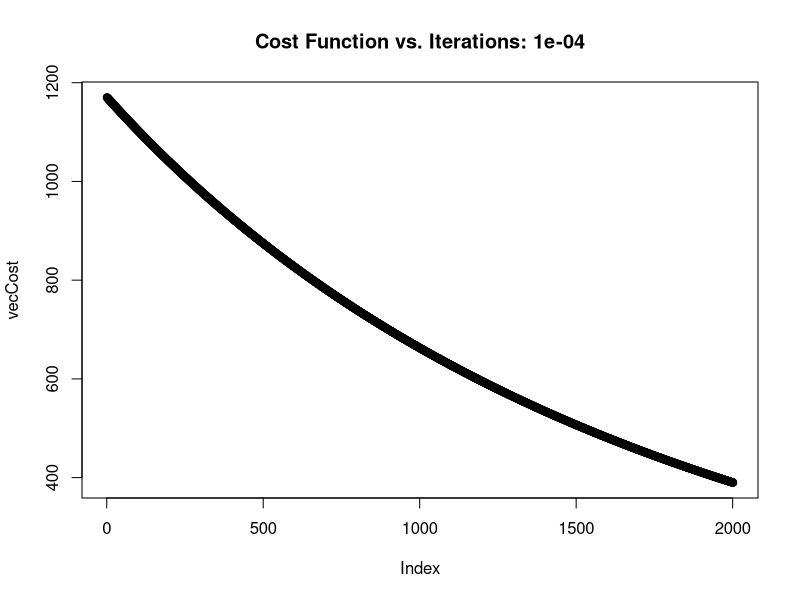
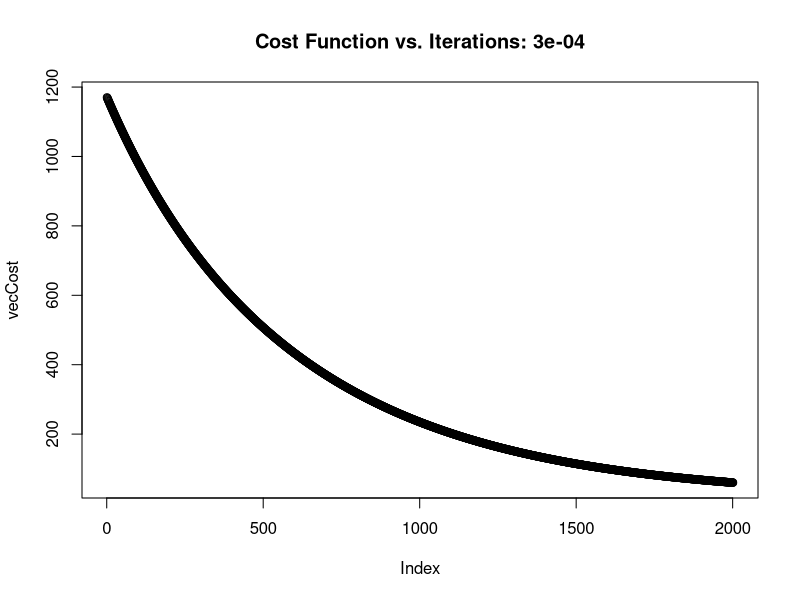
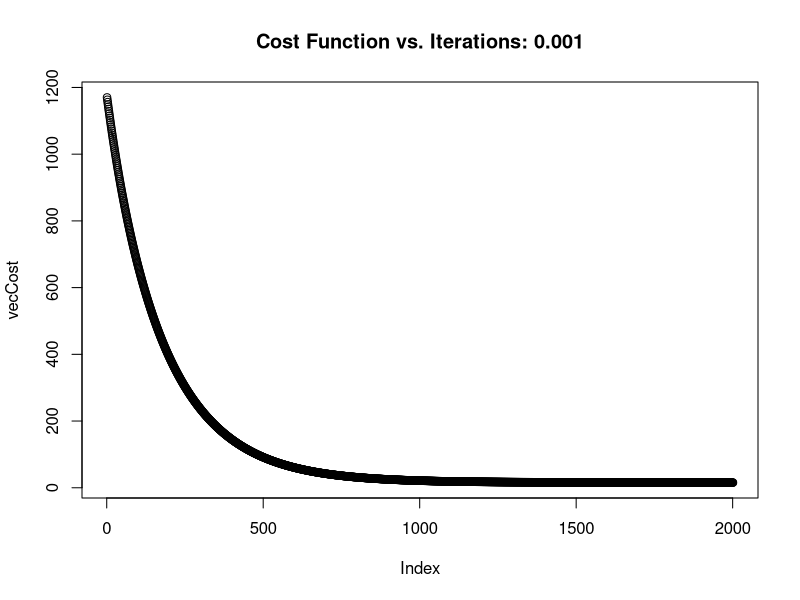
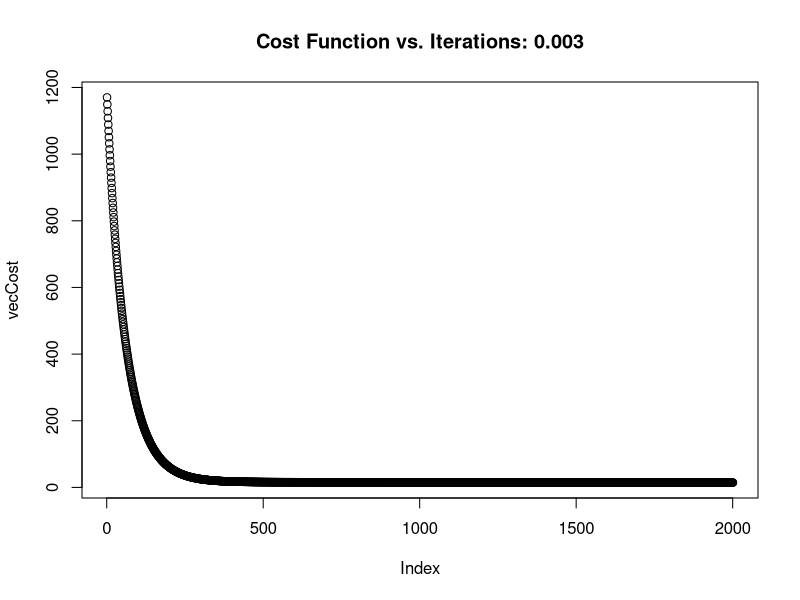
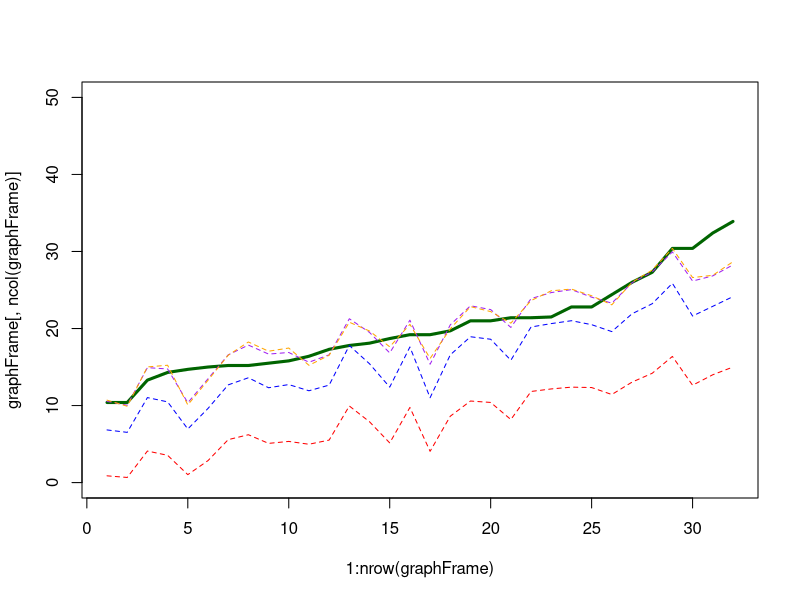

Write the R code that produced these figures, in order.
## ---- chunk 1
knitr::opts_chunk$set(echo = TRUE)
## ---- chunk 2
data(mtcars)
str(mtcars)

varPreds <- mtcars[,c("disp", "hp", "drat", "wt", "qsec")]
vecMPG <- mtcars$mpg
vecOnes <- rep(1, nrow(varPreds))

mtxX <- as.matrix(cbind(vecOnes, varPreds))
mtxY <- as.matrix(vecMPG)
mtxTheta <- matrix(data=1, nrow=ncol(mtxX), ncol=1)

str(mtxY)
str(mtxX)
str(mtxTheta)
## ---- chunk 3
mpgLM <- lm(vecMPG ~ ., data=varPreds)  # Includes intercept by R default, only a -1 kills that off
summary(mpgLM)
## ---- chunk 4
optTheta <- solve(t(mtxX) %*% mtxX) %*% t(mtxX) %*% mtxY
print(round(t(optTheta),4))
print(round(summary(mpgLM)$coef[,1],4))
## ---- chunk 5
gdTest <- function(gdX=mtxX, gdY=mtxY, alpha=0.001, nIter=2000) {
    nVar <- ncol(gdX)  # Count the column of 1 as a predictor, not that it really matters . . . 
    mtxTheta <- matrix(0, nrow=ncol(gdX), ncol=1)  # Set up a theta matrix
    
    # Standardize the X variables to be roughly -1 to 1
    meanX <- apply(gdX, 2, FUN=mean)
    sdX <- apply(gdX, 2, FUN=sd)
    
    for (intCtr in 2:nVar) {
        gdX[,intCtr] <- (gdX[,intCtr] - meanX[intCtr]) / sdX[intCtr]
    }
    
    # Set up the cost function vectors, and initialize with preliminary data
    vecCost <- rep(NA, nIter+1)
    vecCost[1] <- (0.5 / nVar) * sum((gdX %*% mtxTheta - gdY)^2)
    vecPartial <- rep(NA, nVar)
    
    for (intCtr in 1:nIter) {
        # Find the relevant partial derivatives without doing anything to mtxTheta
        for (varNum in 1:nVar) {
            vecPartial[varNum] <- sum((gdX %*% mtxTheta - gdY) * gdX[,varNum])
        }
        # Use the relevant partial derivatives to update mtxTheta
        for (varNum in 1:nVar) {
            mtxTheta[varNum, 1] <- mtxTheta[varNum, 1] - alpha/(2 * nVar) * vecPartial[varNum]
        }
        # Update the cost vector, using slot intCtr + 1
        vecCost[intCtr + 1] <- (0.5 / nVar) * sum((gdX %*% mtxTheta - gdY)^2)
    }
    
    plot(vecCost, main=paste0("Cost Function vs. Iterations: ",alpha))
    print(paste0("Intercept: ",round(mtxTheta[1,1],4)))
    print(round(mtxTheta[-1,1] / sdX[-1],4))
    
    return(gdX %*% mtxTheta)
}

y0001 <- gdTest(alpha=0.0001)
y0003 <- gdTest(alpha=0.0003)
y0010 <- gdTest(alpha=0.001)
y0030 <- gdTest(alpha=0.003)
## ---- chunk 6
graphFrame <- cbind(y0001[,1], y0003[,1], y0010[,1], y0030[,1], mtcars$mpg)
graphFrame <- graphFrame[order(graphFrame[,ncol(graphFrame)]),]
plot(x=1:nrow(graphFrame), y=graphFrame[,ncol(graphFrame)], type="l", 
     col="dark green", lwd=3, ylim=c(0,50)
     )
lines(x=1:nrow(graphFrame), y=graphFrame[,1], col="red", lty=2)
lines(x=1:nrow(graphFrame), y=graphFrame[,2], col="blue", lty=2)
lines(x=1:nrow(graphFrame), y=graphFrame[,3], col="purple", lty=2)
lines(x=1:nrow(graphFrame), y=graphFrame[,4], col="orange", lty=2)
## ---- chunk 7
rmseLM <- sqrt(mean((summary(mpgLM)$residuals)^2))
rmseMod <- rep(0, ncol(graphFrame)-1)
for (intCtr in 1:(ncol(graphFrame)-1)) {
    rmseMod[intCtr] <- sqrt(mean((graphFrame[,ncol(graphFrame)] - graphFrame[,intCtr])^2))
}

print(paste0("RMSE from LM: ",round(rmseLM,3)))
print(paste0("RMSE from Gradient Descent: "))
print(round(rmseMod,3))
